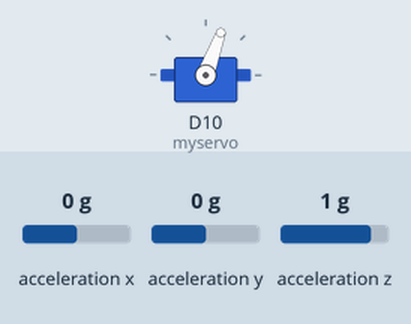
Simulated run of this sketch. Board: Arduino Nano 33 IoT. On the bench: servo. Inputs (shaded band) come from the test bench; at power-on: acceleration x 0 g, acceleration y 0 g, acceleration z 1 g. What the sketch prints to the serial monitor is not drawn.

Above: at 1.2 s.
1.3 s: acceleration x set to -1.4 g
At 1.9 s:
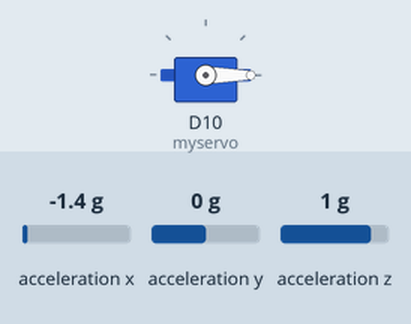
2.8 s: acceleration x set to 0.8 g
At 4.0 s:
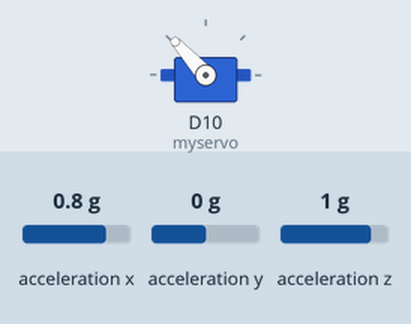
4.3 s: acceleration x set to 1.4 g
At 5.4 s:
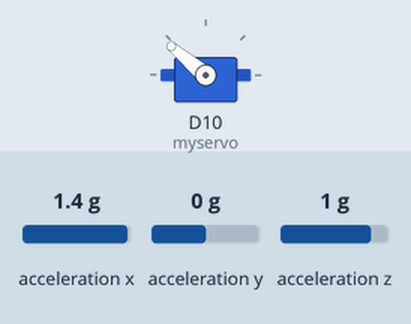
5.8 s: acceleration x set to 0 g
At 6.5 s:
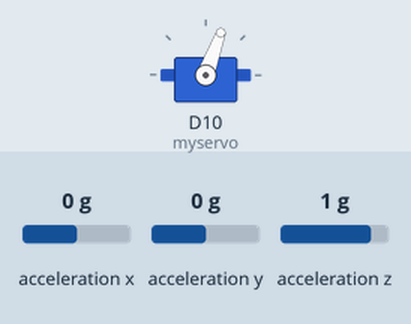
Timing chart, 0 to 8.3 s (numbered marks = the images above; inputs shaded):
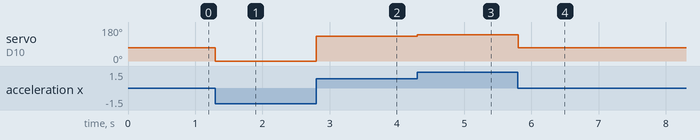

The sketch:

wrist_angle.ino
```cpp
#include <Arduino_LSM6DS3.h>
#include <Servo.h>

Servo myservo;

void setup() {
  Serial.begin(9600);
  while (!Serial);

  if (!IMU.begin()) {
    Serial.println("Failed to initialize IMU!");

    while (1);
  }
  myservo.attach(10);
}

void loop() {
  float x, y, z;

  if (IMU.accelerationAvailable()) {
    IMU.readAcceleration(x, y, z);
  }
  int wrist = x * 100;
  Serial.println(wrist);
  int ra = constrain(map(wrist, -90, 90, 0, 140), 0, 140);
  myservo.write(ra);

}
```

Measured:
- after the input at 1.3 s, servo on D10 (myservo): 70° → 0° at once
- after the input at 2.8 s, servo on D10 (myservo): 0° → 132° at once
- after the input at 4.3 s, servo on D10 (myservo): 132° → 140° at once
- after the input at 5.8 s, servo on D10 (myservo): 140° → 70° at once
